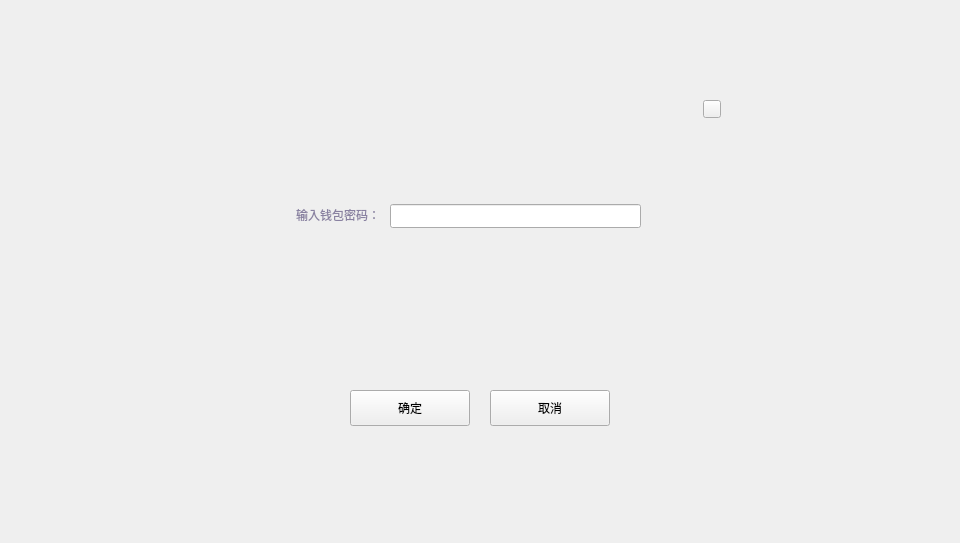
<?xml version="1.0" encoding="UTF-8"?>
<ui version="4.0">
 <class>RegisterDialog</class>
 <widget class="QDialog" name="RegisterDialog">
  <property name="geometry">
   <rect>
    <x>0</x>
    <y>0</y>
    <width>960</width>
    <height>543</height>
   </rect>
  </property>
  <property name="windowTitle">
   <string>Dialog</string>
  </property>
  <widget class="QWidget" name="widget" native="true">
   <property name="geometry">
    <rect>
     <x>0</x>
     <y>0</y>
     <width>960</width>
     <height>543</height>
    </rect>
   </property>
   <property name="font">
    <font>
     <family>微软雅黑</family>
    </font>
   </property>
   <widget class="QWidget" name="containerWidget" native="true">
    <property name="geometry">
     <rect>
      <x>230</x>
      <y>91</y>
      <width>500</width>
      <height>360</height>
     </rect>
    </property>
    <property name="font">
     <font>
      <family>微软雅黑</family>
     </font>
    </property>
    <widget class="QToolButton" name="closeBtn">
     <property name="geometry">
      <rect>
       <x>473</x>
       <y>9</y>
       <width>18</width>
       <height>18</height>
      </rect>
     </property>
     <property name="cursor">
      <cursorShape>PointingHandCursor</cursorShape>
     </property>
     <property name="focusPolicy">
      <enum>Qt::NoFocus</enum>
     </property>
     <property name="styleSheet">
      <string notr="true"/>
     </property>
     <property name="text">
      <string/>
     </property>
    </widget>
    <widget class="QStackedWidget" name="stackedWidget">
     <property name="geometry">
      <rect>
       <x>0</x>
       <y>39</y>
       <width>500</width>
       <height>321</height>
      </rect>
     </property>
     <property name="font">
      <font>
       <family>微软雅黑</family>
      </font>
     </property>
     <property name="currentIndex">
      <number>1</number>
     </property>
     <widget class="QWidget" name="page">
      <widget class="QToolButton" name="okBtn">
       <property name="geometry">
        <rect>
         <x>137</x>
         <y>260</y>
         <width>96</width>
         <height>30</height>
        </rect>
       </property>
       <property name="font">
        <font>
         <family>微软雅黑</family>
        </font>
       </property>
       <property name="cursor">
        <cursorShape>PointingHandCursor</cursorShape>
       </property>
       <property name="focusPolicy">
        <enum>Qt::NoFocus</enum>
       </property>
       <property name="styleSheet">
        <string notr="true"/>
       </property>
       <property name="text">
        <string>确定</string>
       </property>
      </widget>
      <widget class="QToolButton" name="cancelBtn">
       <property name="geometry">
        <rect>
         <x>267</x>
         <y>260</y>
         <width>96</width>
         <height>30</height>
        </rect>
       </property>
       <property name="font">
        <font>
         <family>微软雅黑</family>
        </font>
       </property>
       <property name="cursor">
        <cursorShape>PointingHandCursor</cursorShape>
       </property>
       <property name="focusPolicy">
        <enum>Qt::NoFocus</enum>
       </property>
       <property name="styleSheet">
        <string notr="true"/>
       </property>
       <property name="text">
        <string>取消</string>
       </property>
      </widget>
      <widget class="QLabel" name="label">
       <property name="geometry">
        <rect>
         <x>30</x>
         <y>125</y>
         <width>150</width>
         <height>30</height>
        </rect>
       </property>
       <property name="styleSheet">
        <string notr="true">font: 10px &quot;微软雅黑&quot;;
color:rgb(137,129,161);</string>
       </property>
       <property name="text">
        <string>注册为账户名</string>
       </property>
       <property name="alignment">
        <set>Qt::AlignLeading|Qt::AlignLeft|Qt::AlignVCenter</set>
       </property>
       <property name="wordWrap">
        <bool>true</bool>
       </property>
      </widget>
      <widget class="QLineEdit" name="registerNameLineEdit">
       <property name="geometry">
        <rect>
         <x>30</x>
         <y>155</y>
         <width>151</width>
         <height>24</height>
        </rect>
       </property>
       <property name="text">
        <string/>
       </property>
      </widget>
      <widget class="QLabel" name="label_2">
       <property name="geometry">
        <rect>
         <x>30</x>
         <y>60</y>
         <width>150</width>
         <height>30</height>
        </rect>
       </property>
       <property name="styleSheet">
        <string notr="true">font: 10px &quot;微软雅黑&quot;;
color:rgb(137,129,161);</string>
       </property>
       <property name="text">
        <string>待注册账户</string>
       </property>
       <property name="alignment">
        <set>Qt::AlignLeading|Qt::AlignLeft|Qt::AlignVCenter</set>
       </property>
       <property name="wordWrap">
        <bool>true</bool>
       </property>
      </widget>
      <widget class="QComboBox" name="accountComboBox">
       <property name="geometry">
        <rect>
         <x>30</x>
         <y>90</y>
         <width>151</width>
         <height>24</height>
        </rect>
       </property>
       <property name="font">
        <font>
         <family>微软雅黑</family>
         <weight>50</weight>
         <bold>false</bold>
        </font>
       </property>
       <property name="focusPolicy">
        <enum>Qt::NoFocus</enum>
       </property>
       <property name="styleSheet">
        <string notr="true"/>
       </property>
      </widget>
      <widget class="QLabel" name="addressLabel">
       <property name="geometry">
        <rect>
         <x>90</x>
         <y>23</y>
         <width>361</width>
         <height>24</height>
        </rect>
       </property>
       <property name="font">
        <font>
         <family>微软雅黑</family>
         <underline>false</underline>
        </font>
       </property>
       <property name="styleSheet">
        <string notr="true">color: rgb(192, 196, 212);</string>
       </property>
       <property name="text">
        <string/>
       </property>
       <property name="scaledContents">
        <bool>true</bool>
       </property>
       <property name="textInteractionFlags">
        <set>Qt::TextSelectableByMouse</set>
       </property>
      </widget>
      <widget class="QLabel" name="label_3">
       <property name="geometry">
        <rect>
         <x>30</x>
         <y>20</y>
         <width>61</width>
         <height>30</height>
        </rect>
       </property>
       <property name="styleSheet">
        <string notr="true">font: 10px &quot;微软雅黑&quot;;
color:rgb(137,129,161);</string>
       </property>
       <property name="text">
        <string>账户地址</string>
       </property>
       <property name="alignment">
        <set>Qt::AlignLeading|Qt::AlignLeft|Qt::AlignVCenter</set>
       </property>
       <property name="wordWrap">
        <bool>true</bool>
       </property>
      </widget>
      <widget class="QLabel" name="tipLabel">
       <property name="geometry">
        <rect>
         <x>30</x>
         <y>185</y>
         <width>151</width>
         <height>20</height>
        </rect>
       </property>
       <property name="text">
        <string/>
       </property>
      </widget>
      <widget class="QStackedWidget" name="stackedWidget_fee">
       <property name="geometry">
        <rect>
         <x>250</x>
         <y>60</y>
         <width>221</width>
         <height>151</height>
        </rect>
       </property>
      </widget>
     </widget>
     <widget class="QWidget" name="page_2">
      <widget class="QLabel" name="tipLabel2">
       <property name="geometry">
        <rect>
         <x>190</x>
         <y>110</y>
         <width>200</width>
         <height>16</height>
        </rect>
       </property>
       <property name="text">
        <string/>
       </property>
      </widget>
      <widget class="QToolButton" name="cancelBtn2">
       <property name="geometry">
        <rect>
         <x>260</x>
         <y>260</y>
         <width>120</width>
         <height>36</height>
        </rect>
       </property>
       <property name="font">
        <font>
         <family>微软雅黑</family>
        </font>
       </property>
       <property name="cursor">
        <cursorShape>PointingHandCursor</cursorShape>
       </property>
       <property name="focusPolicy">
        <enum>Qt::NoFocus</enum>
       </property>
       <property name="styleSheet">
        <string notr="true"/>
       </property>
       <property name="text">
        <string>取消</string>
       </property>
      </widget>
      <widget class="QToolButton" name="okBtn2">
       <property name="geometry">
        <rect>
         <x>120</x>
         <y>260</y>
         <width>120</width>
         <height>36</height>
        </rect>
       </property>
       <property name="font">
        <font>
         <family>微软雅黑</family>
        </font>
       </property>
       <property name="cursor">
        <cursorShape>PointingHandCursor</cursorShape>
       </property>
       <property name="focusPolicy">
        <enum>Qt::NoFocus</enum>
       </property>
       <property name="styleSheet">
        <string notr="true"/>
       </property>
       <property name="text">
        <string>确定</string>
       </property>
      </widget>
      <widget class="QLineEdit" name="pwdLineEdit">
       <property name="geometry">
        <rect>
         <x>160</x>
         <y>74</y>
         <width>251</width>
         <height>24</height>
        </rect>
       </property>
       <property name="echoMode">
        <enum>QLineEdit::Password</enum>
       </property>
      </widget>
      <widget class="QLabel" name="label_5">
       <property name="geometry">
        <rect>
         <x>30</x>
         <y>70</y>
         <width>120</width>
         <height>30</height>
        </rect>
       </property>
       <property name="styleSheet">
        <string notr="true">font: 10px &quot;微软雅黑&quot;;
color:rgb(137,129,161);</string>
       </property>
       <property name="text">
        <string>输入钱包密码：</string>
       </property>
       <property name="alignment">
        <set>Qt::AlignRight|Qt::AlignTrailing|Qt::AlignVCenter</set>
       </property>
      </widget>
     </widget>
    </widget>
   </widget>
  </widget>
 </widget>
 <resources/>
 <connections/>
</ui>
